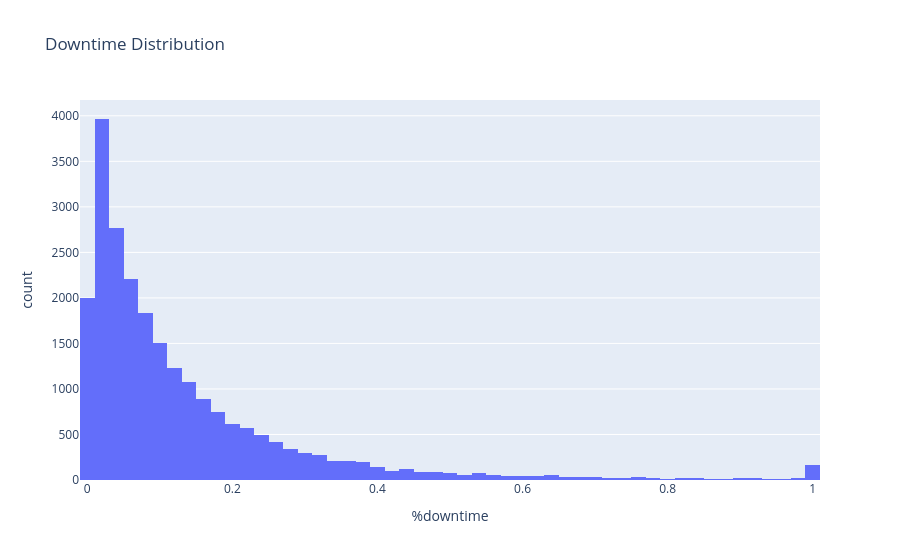

Notebook cell for this chart:
### Code cell
fig = px.histogram(
    df,
    x="%downtime",
    nbins=50,
    title="Downtime Distribution"
)

fig.show(

### Figure 1 — Plotly figure (JSON) as saved in the notebook; plotly's stock layout.template omitted (floating-point values rounded to 4 significant figures; data arrays with more than 128 entries replaced by an {"elided": "..."} marker saying what was removed)
{"data": [{"bingroup": "x", "hovertemplate": "%downtime=%{x}<br>count=%{y}<extra></extra>", "legendgroup": "", "marker": {"color": "#636efa", "pattern": {"shape": ""}}, "name": "", "nbinsx": 50, "orientation": "v", "showlegend": false, "type": "histogram", "x": {"elided": "23376 float values"}, "xaxis": "x", "yaxis": "y"}], "layout": {"barmode": "relative", "legend": {"tracegroupgap": 0}, "title": {"text": "Downtime Distribution"}, "xaxis": {"anchor": "y", "domain": [0, 1], "title": {"text": "%downtime"}}, "yaxis": {"anchor": "x", "domain": [0, 1], "title": {"text": "count"}}}}
